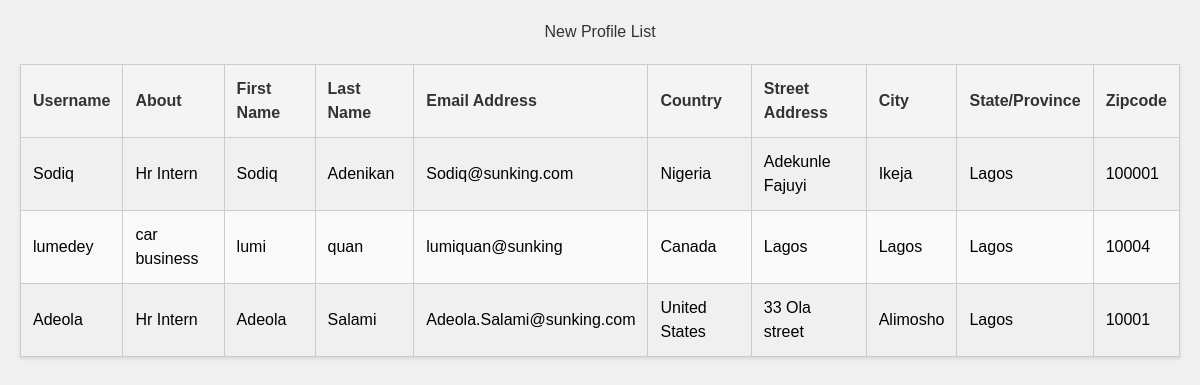
The app's page /Mario/Mariolist/ with its own data.
### Mario/models.py (models this page shows, shortened)
class NewProfile(models.Model):
    username = models.CharField(max_length=150, unique=True)
    about = models.TextField(blank=True, null=True)
    first_name = models.CharField(max_length=30)
    last_name = models.CharField(max_length=30)
    email = models.EmailField(unique=True)
    country = models.CharField(max_length=100)
    street_address = models.CharField(max_length=255)
    city = models.CharField(max_length=100)
    state_province = models.CharField(max_length=100)
    zipcode = models.CharField(max_length=20)

### Mario/views.py (the view)
# urls.py: path('Mariolist/', views.Mariolist, name='Mariolist'),
def Mariolist(request):
    Mariodata = NewProfile.objects.all()
    context= {'Mariodata':Mariodata}
    return render(request, 'Mario/Mariolist.html', context)

### Mario/templates/Mario/Mariolist.html (shortened to what this page needs)
{% extends 'base.html' %}
{% block content %}
<head>
</head>
<body>
<div class="container">
    <h2>New Profile List</h2>
    <table>
        <thead>
            <tr>
                <th>Username</th>
                <th>About</th>
                <th>First Name</th>
                <th>Last Name</th>
                <th>Email Address</th>
                <th>Country</th>
                <th>Street Address</th>
                <th>City</th>
                <th>State/Province</th>
                <th>Zipcode</th>
            </tr>
        </thead>
        <tbody>
            {% for user in Mariodata %}
            <tr>
                <td>{{ user.username }}</td>
                <td>{{ user.about }}</td>
                <td>{{ user.first_name }}</td>
                <td>{{ user.last_name }}</td>
                <td>{{ user.email }}</td>
                <td>{{ user.country }}</td>
                <td>{{ user.street_address }}</td>
                <td>{{ user.city }}</td>
                <td>{{ user.state_province }}</td>
                <td>{{ user.zipcode }}</td>
            </tr>
            {% endfor %}
        </tbody>
    </table>
</div>
</body>
</html>
{% endblock %}

### Mario/templates/base.html (shortened to what this page needs)
<!DOCTYPE html>
<html lang="en">
<head>
    <link rel="stylesheet" href="https://unpkg.com/tailwindcss@2.2.19/dist/tailwind.min.css"/>
</head>
<body>
    {% block content %} {% endblock %}
</body>
</html>

### Mario/templates/base.html (style rules this page uses)
body { display: flex; justify-content: center; align-items: center; margin: 0; background-color: #f0f0f0; }

### Mario/templates/Mario/Mariolist.html (style rules this page uses)
body { font-family: Arial, sans-serif; margin: 20px; }
h2 { text-align: center; color: #333; }
table { width: 100%; border-collapse: collapse; margin: 20px 0; box-shadow: 0 2px 3px rgba(0,0,0,0.1); }
table, th, td { border: 1px solid #ccc; }
th, td { padding: 12px; text-align: left; }
th { background-color: #f4f4f4; color: #333; font-weight: bold; }
tr:nth-child(even) { background-color: #f9f9f9; }
.container { max-width: 1200px; margin: 0 auto; }

### records on screen
NewProfile: username "Sodiq", about "Hr Intern", first_name "Sodiq", last_name "Adenikan", email "Sodiq@sunking.com", country "Nigeria", street_address "Adekunle Fajuyi", city "Ikeja", state_province "Lagos", zipcode "100001"
NewProfile: username "lumedey", about "car business", first_name "lumi", last_name "quan", email "lumiquan@sunking", country "Canada", street_address "Lagos", city "Lagos", state_province "Lagos", zipcode "10004"
NewProfile: username "Adeola", about "Hr Intern", first_name "Adeola", last_name "Salami", email "Adeola.Salami@sunking.com", country "United States", street_address "33 Ola street", city "Alimosho", state_province "Lagos", zipcode "10001"
